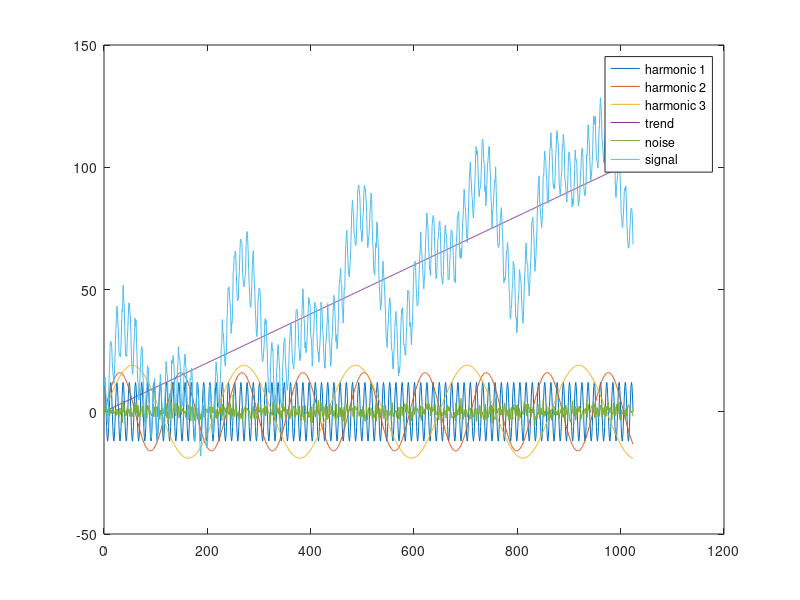

Here is the MATLAB script that generated this plot: (Note: this script raises an error after producing the figure.)
% program is written 27.01.2009 by L.V. Zotov 
clear; 
 
N_signal=1024; 
% generating two-sin signal 
garm=zeros(1,N_signal); 
ar=zeros(1,N_signal); 
%dates=zeros(1,N_signal); 
 
%dt=0.05 
%P1=10/dt; 
%P2=1/dt; 
k=1:1:N_signal; 
garm1(k)=12*cos((2*pi/12)*(k-1)); 
garm2(k)=16*sin((2*pi/(12*9.85))*(k-1)); 
garm3(k)=19*sin((2*pi/(12*18))*(k-1)) 
trend(k)=0.1*k; 
%dates(k)=2000+dt*(k-1); 
 
signal=garm1+garm2+garm3; 
plot(signal); 
 
% ARMA process generating 
noise=2*randn(1,N_signal); 
 
%making a sum 
plot(k, garm1,k, garm2, k ,garm3); 
legend('harmonic 1', 'harmonic 2', 'harmonic 3') 
 
signal=garm1+garm2+garm3+trend+noise; 
plot(k,garm1,k,garm2, k, garm3, k,trend,k,noise,k,signal); 
legend('harmonic 1', 'harmonic 2', 'harmonic 3', 'trend', 'noise', 'signal') 
 
[ spectr, freq] = spect_fftn(k,signal); 
 
plot(freq', abs(spectr)')    
title('amplitude spectrum - module of Fourier-transformation ') 
xlabel('frequency, cycles per year') 
 
pathout='D:\Matlab\'; 
cwt(signal,1,'amor'); 
 
L=200; 
N_loc=1; 
N_ev=7; 
coef=1; 
dir_add='S_' 
p_group=[2 3;4 5; 6 7] 
%p_group = [1 0; 2 0; 3 0; 4 0; 5 0; 6 0; 7 0]; 
Mssa(k, signal, N_loc,N_signal,L, N_ev,coef,dir_add,pathout,p_group)